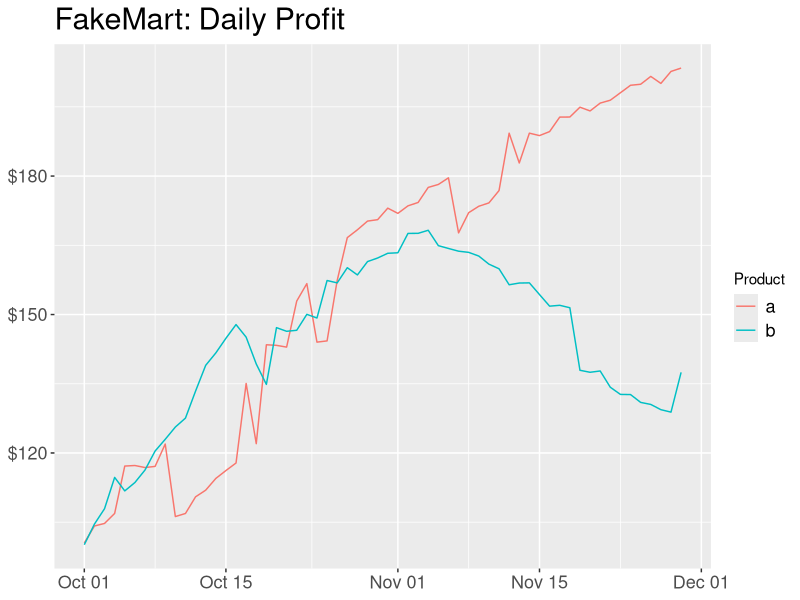

This chart was generated by the following R code:
library(readr)
library(dplyr)
library(ggplot2)

series <- readr::read_csv("timeline-playground/series-Table 1.csv") %>%
  tidyr::gather(key, value, -date)

just_right <- series %>%
  filter(date >= as.Date("2018-10-01")) %>%
  filter(key %in% c("a", "b")) %>%
  ggplot(aes(x = date,
             y = value,
             color = key)) +
  geom_line() +
  scale_y_continuous(labels = scales::dollar) +
  theme(axis.title = element_blank(),
        axis.text = element_text(size = 13),
        legend.text = element_text(size = 13),
        plot.title = element_text(size = 22)) +
  ggtitle("FakeMart: Daily Profit") +  guides(color = guide_legend(title = "Product"))